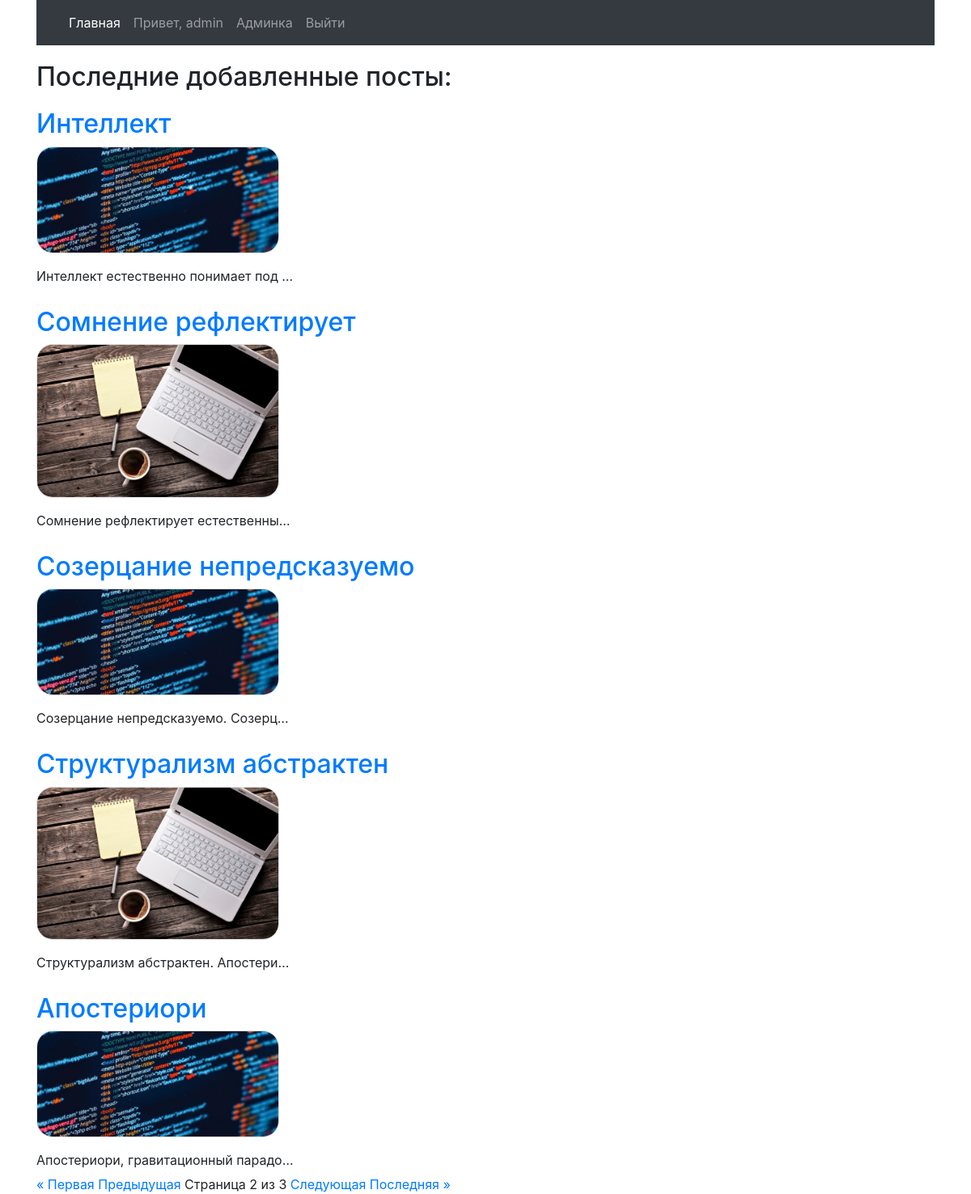
Page /?page=2 (signed in) on the committed database.
### blog/models.py (models this page shows)
class Post (models.Model):
    post_name = models.CharField(verbose_name='Название поста', max_length=30)
    post = models.TextField(verbose_name='Пост')
    author = models.CharField(verbose_name='Автор', max_length=30)
    time_creation = models.DateTimeField(verbose_name='Время создания',default=now, editable=True)
    time_publication = models.DateTimeField(verbose_name='Время публикации', default=now, editable=True)
    time_update = models.DateTimeField(default=now, editable=True)
    image = models.ImageField(upload_to='img/', blank=True, null=True)

### blog/views.py (the view, shortened to what this page needs)
# urls.py: path('', home),
def home(request):
    data = dict()
    if request.method == 'GET':
        if request.user.is_authenticated:
            posts = Post.objects.all().order_by('-time_creation')
            data['posts'] = posts
            paginator = Paginator(posts, 5)
            page_number = request.GET.get('page')
            page_obj = paginator.get_page(page_number)
            data['page_obj'] = page_obj
            return render(request, 'blog/home.html', context=data)

### templates/blog/home.html
{% extends "base.html" %}
{% block content %}
    <h2> Последние добавленные посты: </h2>
    {% for post in page_obj %}
        <h2><a href="/details/{{post.id}}">{{post.post_name}}</a></h2>
        <p><img src="../img/{{ post.image}}"></p>
        <div class="text-truncate d-inline-block" style="width: 20rem;">
            {{ post.post}}
        </div>
    {% endfor %}
<div class="pagination">
            <span class="step-links">
                {% if page_obj.has_previous %}
                    <a href="?page=1">&laquo; Первая</a>
                    <a href="?page={{ page_obj.previous_page_number }}">Предыдущая</a>
                {% endif %}
            <span class="current">
                Страница {{ page_obj.number }} из {{ page_obj.paginator.num_pages }}
            </span>
                {% if page_obj.has_next %}
                    <a href="?page={{ page_obj.next_page_number }}">Следующая</a>
                    <a href="?page={{ page_obj.paginator.num_pages }}">Последняя &raquo;</a>
                {% endif %}
            </span>
{% endblock %}

### templates/base.html (shortened to what this page needs)
<!DOCTYPE html>
{% load static %}
<html lang="en">
<head>
    <link rel="stylesheet" href="https://stackpath.bootstrapcdn.com/bootstrap/4.4.1/css/bootstrap.min.css">
    <link rel="stylesheet" href="/static/css/style.css">
</head>
<body>
<div class="container">
    <nav class="navbar navbar-expand-lg navbar-dark bg-dark sticky-top" style="">
        <div class="collapse navbar-collapse" id="navbarSupportedContent">
            <ul class="navbar-nav mr-auto">
                <li class="nav-item active">
                    <a href="/home" class="nav-link">Главная </a>
                </li>
                {% if user.username == '' %}
                <li class="nav-item ">
                    <a href="/login" class="nav-link">Войти</a>
                </li>
                {% else %}
                <li class="nav-item ">
                    <a href="#" class="nav-link"> Привет, {{ user.username }}</a>
                </li>
                <li class="nav-item ">
                    <a href="../admin_panel" class="nav-link"> Админка</a>
                </li>
                <li class="nav-item">
                    <a href="/exit" class="nav-link">Выйти</a>
                </li>
                {% endif %}
            </ul>
        </div>
    </nav>
</div>
<div class="container">
    {% block content %}
    {% endblock %}
</div>
</body>
</html>

### static/css/style.css (style rules this page uses)
h2, h3, #btn { margin-top: 20px; }
img { border: 1px solid #ddd; border-radius: 20px; width: 300px; height: auto; }
.text-truncate { overflow: hidden; text-overflow: ellipsis; white-space: nowrap; }

### rows in the picture
Post: post_name "Интеллект", image (picture), post "Интеллект естественно понимает под…"
Post: post_name "Сомнение рефлектирует", image (picture), post "Сомнение рефлектирует естественны…"
Post: post_name "Созерцание непредсказуемо", image (picture), post "Созерцание непредсказуемо. Созерц…"
Post: post_name "Структурализм абстрактен", image (picture), post "Структурализм абстрактен. Апостери…"
Post: post_name "Апостериори", image (picture), post "Апостериори, гравитационный парадо…"

### other values in the picture
{{ user.username }} "admin"
{{ page_obj.number }} "2"
{{ page_obj.paginator.num_pages }} "3"
